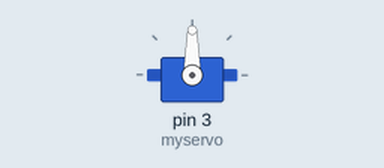
This sketch was run on a simulated Arduino Uno, built with avr-gcc and run on an emulated ATmega328P. Parts: servo.

Above: at 0.1 s.
At 9.85 s:
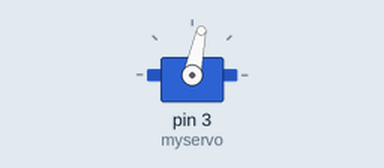
At 20.1 s:
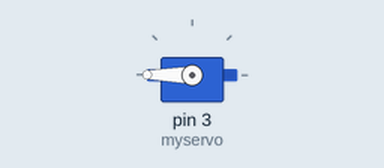
At 39.87 s:
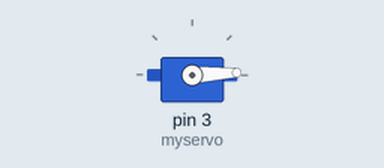
Timing chart, 0 to 40.0 s (numbered marks = the images above):
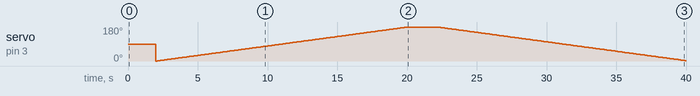

Measured:
- by itself, servo on pin 3 (myservo): 90° → 0° at 2.0 s, → 1° 0.10 s later, → 2° 0.10 s later, → 3° 0.10 s later, … (359 changes in this stretch)

The sketch:

Servo_MG995.ino
```cpp
// high speed MG995 TowerPro Servo interface
// 17-07-2016 4:11 am
//  for complete instructions visit my site
// www.KartikNighania.com feel free to contact for any help

#include <Servo.h>

Servo myservo;  // create servo object to control a servo
// twelve servo objects can be created on most boards

int pos = 0;    // variable to store the servo position

void setup() {
  myservo.attach(3);  // attaches the servo on pin 9 to the servo object
}

void loop() {
  for (pos = 0; pos <= 180; pos += 1) { // goes from 0 degrees to 180 degrees
    // in steps of 1 degree
    if(pos==0) delay(2000);
    myservo.write(pos);              // tell servo to go to position in variable 'pos'
    delay(100);                       // waits 15ms for the servo to reach the position
  }
  for (pos = 180; pos >= 0; pos -= 1) { // goes from 180 degrees to 0 degrees
   if(pos==180) delay(2000);
    myservo.write(pos);              // tell servo to go to position in variable 'pos'
    delay(100);                       // waits 15ms for the servo to reach the position
  }
}
```
